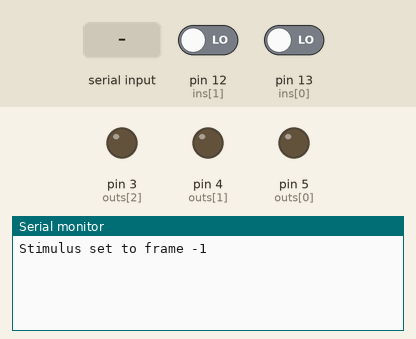
Simulated run of this sketch. Board: Arduino Uno, built with avr-gcc and run on an emulated ATmega328P. Parts: output pins drawn as LEDs (lit = HIGH), the last lines printed to the serial monitor. The inputs (shaded band) are chosen by the test bench; at power-on: pin 13 (ins[0]) LOW, pin 12 (ins[1]) LOW.

Above: at 1.2 s.
1.3 s: pin 13 (ins[0]) driven HIGH
At 1.7 s:
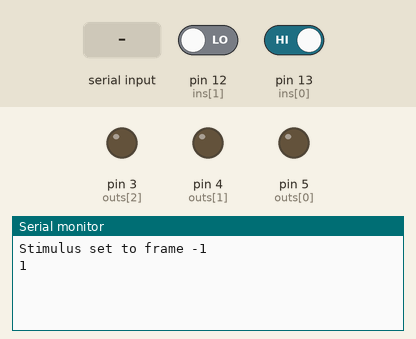
2.8 s: "90,45\n" received over Serial
At 3.9 s:
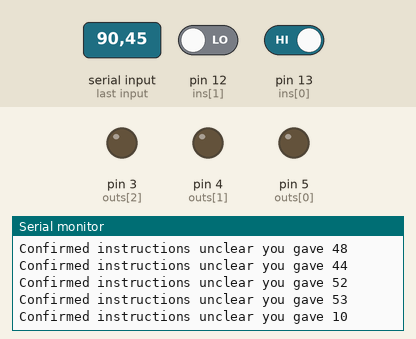
Timing chart, 0 to 5.8 s (numbered marks = the images above; inputs shaded):
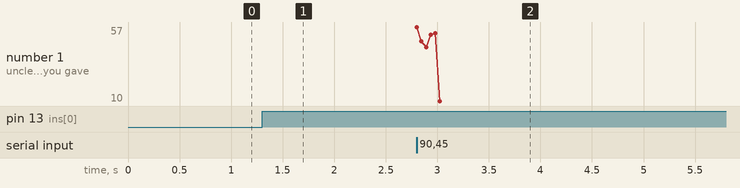

Measured:
- after the input at 1.3 s, the serial monitor: prints a new line at once (image 1)
- after the input at 2.8 s, the serial monitor: prints a new line at once (image 2)

The sketch:

Arduino_stim_1-2-2.ino
```cpp
// Arduino Stim v 1.3
//
// This is an arduino sketch attempting to handle the electrical communication between
// an EMCCD, Isolator Battery, Coherent Laser box, in a controlled and programable fashion.
// This version is a working version that will drive up to a number of digital outputs.
// It operates by reading the rising edge of camera frame. When the camera frame is high,
// the digital signal for lasers goes high, then turn off with the camera fire line. The
// Stimulator turns on for a specified frame.
// AN 8-29-2019 Tim Ryan Lab
//
// User commands while running
// 'r' reset counting
// 's#' set frame # to new stimulation value
// 'S' stimulate immediately
//
// Change_log
// 1.2.2 Debugged switcher support AJN 8-30-19
// 1.2 Added switcher support as a switch statement AJN 8-30-19

// USer Variables
int in = 2; // Specify number of inputs used
int out = 3; //Specify number of outputs used
int ins[] = {13, 12}; // {Camera, Ext. Shut}
int outs[] = {5, 4, 3}; // {Stimulate, Laser1, Laser2, ...}

// Initialization of user independent variables.
unsigned int count = 0; // Initialize Frame number (no negative frames)
bool cam0 = LOW; // Initialize 'previous' camera state as low
bool cam = LOW; // Initialize 'current' state as high
int stim = -1;  // Initialize no stimulation unless asked for it (setting to -1 prevents stimulation)
int laser_state = 0; // laser state to induce switching
bool las_stat = 0;

void setup() {
  for (int i =0; i< in; i++){ // loop over inputs
    pinMode(ins[i],INPUT);  // activate inputs
  }
  for (int i =0; i< out; i++){ // activate outputs
    pinMode(outs[i],OUTPUT);
    digitalWrite(outs[i], LOW); // initialize outputs to low
  }

  // This section is for USB communication early on and will be streamlined after debugging 8-29-19
  Serial.begin(9600);
  Serial.setTimeout(100); // we won't be communicating that much, 100 ms should be fine
  Serial.print("Stimulus set to frame ");
  Serial.print(stim);
  Serial.print("\n");
  if(laser_state < 1){
    las_stat = 0;
  }
}

void loop() {


  int cmd = 0; // Command variable for updating arduino state through USB
  cam = digitalRead(ins[0]); // Read camera state for this frame

  if(cam0 != cam) { // If camera state has changed execute following
    switch(cam){ // Switch between high and low states
      case HIGH: // Indicates Frame is being read
        if(digitalRead(ins[1]) == HIGH || in == 1){ // If either 1 input or the external shutter is open
          switch(laser_state){
          case 0: // all on or off
            for(int i=1; i < out; i++){ // Loop over laser outputs
              digitalWrite(outs[i],HIGH); // write outputs to high
            }
          case 1: //switcher between laser1 and laser2
            switch(las_stat){
              case 0:
                digitalWrite(outs[las_stat+1],HIGH);
                las_stat = 1;
                break;
              case 1:
                digitalWrite(outs[las_stat+1],HIGH);
                las_stat = 0;
                break;
            }//end switch las_stat for switcher
          } // end switch laser state
        }
        count++; // increment counting variable
        if(count == stim){ // If frame number equals stimulation number
          digitalWrite(outs[0],HIGH); // Send stimulation signal high
          digitalWrite(outs[0],LOW); // send stimulation signal low
          Serial.print("STIM!\n"); // Print 'STIM!' to USB serial
        }
        Serial.print(count); // print camera frame
        Serial.print("\n"); // newline character
        break; // Don't execute any more of the switch loop

      case  LOW:  // Indicates the frame has finished aquistion
        for(int i=1; i < out; i++){ // turn off lasers
          digitalWrite(outs[i],LOW); // write pin low
        } // all other work is taken care of on the rising edge. However if there is a use for the falling edge it would go here
        break;
    }
  } // end state change section
  cam0 = cam; // update previous state to current state
  if(Serial.available() >0){ // if there is a usb input, execute following
    cmd = Serial.read(); // Read the 1 byte input
    Serial.print("Confirmed "); // Respond to USB
    switch(cmd){ // switch statement allows for building of a variety of command interfaces
      case 114: // if the incoming byte is 'r'
        count = 0; // reset the counting variable to 0
        Serial.print("count = 0\n"); // indicate change
        break;
      case 115: // If incoming byte is 's' the following bytes will be a framenumber
        stim = Serial.parseInt(); // parse the bytes into integers
        Serial.print("stimulus is now on frame ");
        Serial.print(stim);
        Serial.print("\n"); // This confirms the correct stimulus has been saved
        break;
      case 83: // If the incoming bit is 'S' then stimulate now
        digitalWrite(outs[0],HIGH); // Send stimulation output high
        Serial.print("STIM!\n"); // communicate sitmulation
        digitalWrite(outs[0],LOW);  // send stimulation output low
        break;
        case 119: // If the incoming bit is 'w' then turn on/off switcher
        if(laser_state == 1){laser_state = 0;}
        else if(laser_state == 0 ){laser_state = 1;}
        Serial.print("Switcher Toggled\n");
        break;
      default: // occurs when we encounter and 'unexpected' case
        Serial.print("instructions unclear you gave "); // Indicates no handling of this case
        Serial.print(cmd); // prints out decimal number for future coding
        Serial.print("\n");
    }
  } // end serial loop
} // end main loop
```
